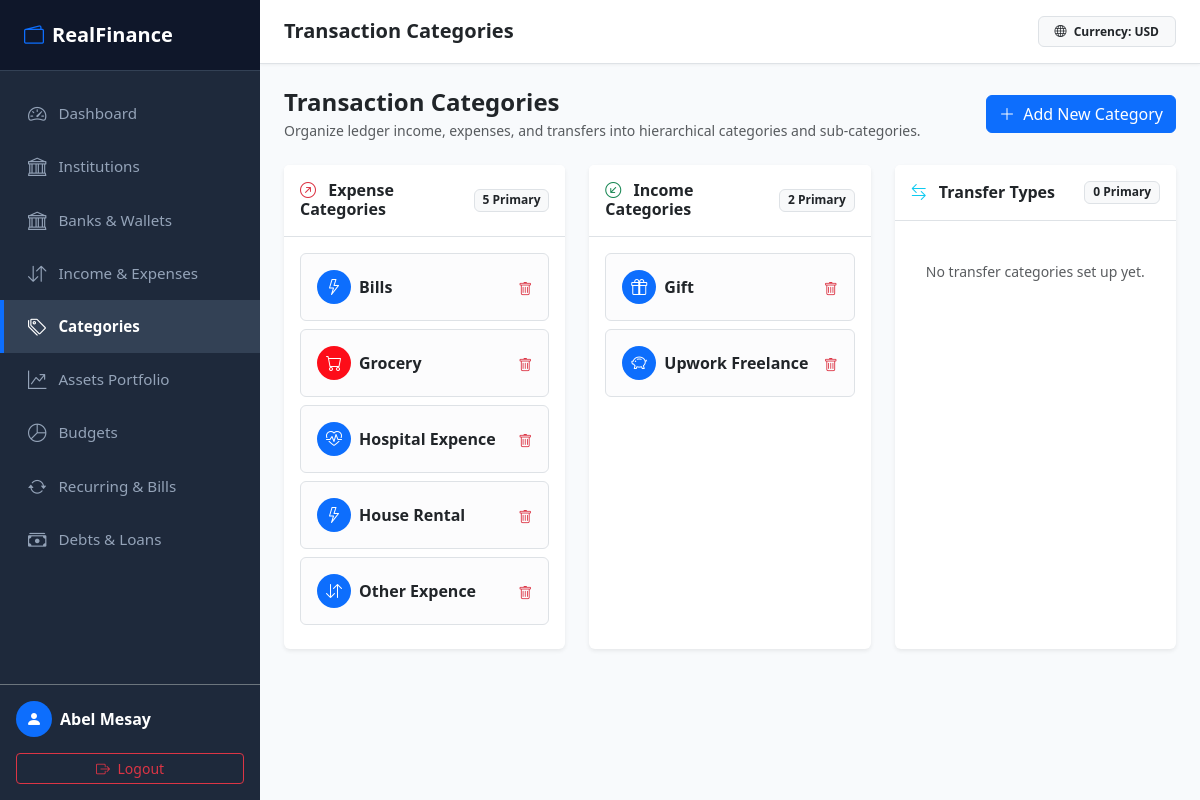
Screenshot of /finance/categories.php (signed in) with the database file from the repository.
### tables this page shows
CREATE TABLE `categories` (
  `id` int(11) NOT NULL,
  `user_id` int(11) DEFAULT NULL,
  `parent_id` int(11) DEFAULT NULL,
  `name` varchar(50) NOT NULL,
  `type` enum('income','expense','transfer') NOT NULL,
  `icon` varchar(50) DEFAULT 'bi-tag',
  `color` varchar(20) DEFAULT '#6c757d'
);

### finance/categories.php (the view, shortened to what this page needs)
<?php
require_once 'config/db.php';
$user_id = $_SESSION['user_id'];
$stmt_parents = $pdo->prepare("
    SELECT * FROM categories
    WHERE (user_id = :user_id OR user_id IS NULL) AND parent_id IS NULL
    ORDER BY type ASC, name ASC
");
$stmt_parents->execute([':user_id' => $user_id]);
$parent_categories = $stmt_parents->fetchAll();
require_once 'includes/header.php';
?>
<div class="d-flex justify-content-between align-items-center mb-4">
    <div>
        <h4 class="fw-bold mb-1">Transaction Categories</h4>
        <p class="text-muted small mb-0">Organize ledger income, expenses, and transfers into hierarchical categories and sub-categories.</p>
    </div>
    <button type="button" class="btn btn-primary" data-bs-toggle="modal" data-bs-target="#addCategoryModal">
        <i class="bi bi-plus-lg me-1"></i> Add New Category
    </button>
</div>
<div class="row g-4 mb-4">
    <?php foreach (['expense' => 'Expense Categories', 'income' => 'Income Categories', 'transfer' => 'Transfer Types'] as $cat_type => $type_label): ?>
        <div class="col-12 col-lg-4">
            <div class="card border-0 shadow-sm h-100">
                <div class="card-header bg-white py-3 border-bottom d-flex align-items-center justify-content-between">
                    <h6 class="fw-bold mb-0 text-dark">
                        <i class="bi <?= $cat_type == 'income' ? 'bi-arrow-down-left-circle text-success' : ($cat_type == 'expense' ? 'bi-arrow-up-right-circle text-danger' : 'bi-arrow-left-right text-info'); ?> me-2"></i>
                        <?= $type_label; ?>
                    </h6>
                    <span class="badge bg-light text-dark border">
                        <?= count(array_filter($parent_categories, fn($c) => $c['type'] === $cat_type)); ?> Primary
                    </span>
                </div>
                <div class="card-body p-3">
                    <div class="accordion accordion-flush" id="accordion_<?= $cat_type; ?>">
                        <?php
                        $filtered_parents = array_filter($parent_categories, fn($c) => $c['type'] === $cat_type);
                        if (empty($filtered_parents)):
                        ?>
                            <div class="text-center py-4 text-muted small">
                                No <?= $cat_type; ?> categories set up yet.
                            </div>
                        <?php else: ?>
                            <?php foreach ($filtered_parents as $parent): ?>
                                <div class="border rounded p-3 mb-2 bg-light-subtle">
                                    <div class="d-flex align-items-center justify-content-between">
                                        <div class="d-flex align-items-center gap-2">
                                            <div class="rounded-circle d-flex align-items-center justify-content-center text-white" style="width: 34px; height: 34px; background-color: <?= htmlspecialchars($parent['color']); ?>;">
                                                <i class="bi <?= htmlspecialchars($parent['icon']); ?>"></i>
                                            </div>
                                            <span class="fw-bold text-dark"><?= htmlspecialchars($parent['name']); ?></span>
                                        </div>
                                        <div class="d-flex align-items-center gap-2">
                                            <?php if ($parent['user_id'] !== null): ?>
                                                <form action="categories.php" method="POST" onsubmit="return confirm('Delete this category?');" class="d-inline">
                                                    <button type="submit" class="btn btn-sm btn-link text-danger p-0 border-0"><i class="bi bi-trash"></i></button>
                                                </form>
                                            <?php else: ?>
                                                <span class="badge bg-secondary-subtle text-secondary" style="font-size: 0.65rem;">System</span>
                                            <?php endif; ?>
                                        </div>
                                    </div>
                                </div>
                            <?php endforeach; ?>
                        <?php endif; ?>
                    </div>
                </div>
            </div>
        </div>
    <?php endforeach; ?>
</div>
<?php require_once 'includes/footer.php'; ?>

### finance/includes/header.php (style rules this page uses)
:root { --sidebar-width: 260px; --sidebar-bg: #1e293b; --sidebar-hover: #334155; --sidebar-active: #0d6efd; --body-bg: #f8fafc; }
body { background-color: var(--body-bg); font-family: 'Segoe UI', Roboto, -apple-system, BlinkMacSystemFont, sans-serif; min-height: 100vh; overflow-x: hidden; }

### rows the page displays
categories: name "Bills"
categories: name "Grocery"
categories: name "Hospital Expence"
categories: name "House Rental"
categories: name "Other Expence"
categories: name "Gift"
categories: name "Upwork Freelance"

### other values shown
$_SESSION['full_name'] "Abel Mesay"
$_SESSION['base_currency'] "USD"
$type_label "Expense Categories"
$type_label "Income Categories"
$type_label "Transfer Types"
$cat_type "transfer"
